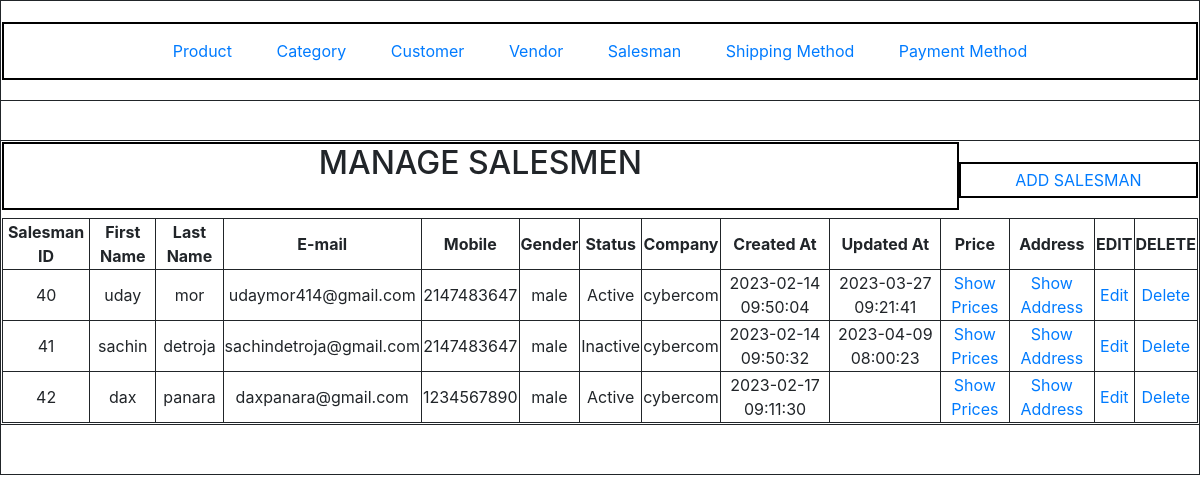
The page /index.php?c=salesman&a=grid on the database its author committed.
### tables this page shows
CREATE TABLE `salesman` (
  `salesman_id` int(11) NOT NULL,
  `first_name` varchar(10) NOT NULL,
  `last_name` varchar(10) NOT NULL,
  `email` varchar(25) NOT NULL,
  `mobile` int(10) NOT NULL,
  `gender` enum('male','female') NOT NULL,
  `status` tinyint(4) NOT NULL,
  `company` varchar(25) NOT NULL,
  `created_at` datetime DEFAULT NULL,
  `updated_at` datetime DEFAULT NULL
);

### Block/Core/Templates.php (called while the page is built, shortened)
<?php
class Block_Core_Templates extends Model_Core_View
{
	protected $children = [];
	public function getChildren()
	{
		return $this->children;
	}
	public function addChild($key,$children)
	{
		$this->children[$key] = $children;
		return $this;
	}
}

### Model/Core/View.php (called while the page is built, shortened)
<?php
class Model_Core_View
{
	protected $template = null;
	public function setTemplate($template)
	{
		$this->template = $template;
		return $this;
	}
	public function getTemplate()
	{
		return $this->template;
	}
	public function render()
	{
		require_once 'View'.DS.$this->getTemplate();
	}
	public function getUrl($action = null,$controller = null,$params=null,$resetParam = false)
	{
		return Ccc::getModel('Core_Url')->getUrl($action,$controller,$params,$resetParam);
	}
}
?>

### Controller/Salesman.php (called while the page is built, shortened)
<?php
class Controller_Salesman extends Controller_Core_Action
{
	public function gridAction()
	{
		try {
			$layout = $this->getLayout();
			$layout->getChild('content')->addChild('grid',$layout->creatBlock('Salesman_Grid'));
			$layout->render();
		} catch (Exception $e) {
			$this->getMessage()->addMessage($e->getMessage(),Model_Core_Message::FAILURE);
		}
	}
}
?>

### index.php (called while the page is built, shortened)
<?php
spl_autoload_register(function ($className) {
	$className = str_replace('_','/',$className).'.php';
});
class Ccc
{
	public static function init()
	{
		$front = new Controller_Core_Front();
		$front->init();
	}
	public static function getModel($className)
	{
		return new $className();
	}
}
Ccc::init();
?>

### Model/Core/Url.php (called while the page is built, shortened)
<?php
class Model_Core_Url
{
	public function getUrl($action=null,$controller=null,$params=null,$resetParam=false)
	{
		$request = new Model_Core_Request();
		$queryStringArray = [];
		if (!$resetParam) {
			$queryStringArray = $request->getParams();
		}
		if($controller){
			$queryStringArray['c'] = $controller;
		}else{
			$queryStringArray['c'] = $request->getControllerName();
		}
		if($action){
			$queryStringArray['a'] = $action;
		}else{
			$queryStringArray['a'] = $request->getActionName();
		}
		if ($params) {
			$queryStringArray = array_merge($queryStringArray,$params);
		}
		$url = $_SERVER['REQUEST_SCHEME'].'://'.$_SERVER['HTTP_HOST'].trim($_SERVER['REQUEST_URI'],$_SERVER['QUERY_STRING']).http_build_query($queryStringArray);
		return $url;
	}
}
?>

### Model/Core/Request.php (called while the page is built, shortened)
<?php
class Model_Core_Request
{
	public function getParams($key = NULL, $value = NULL)
	{
		if ($key == NULL)
		{
			return $_GET;
		}
		if (array_key_exists($key, $_GET))
		{
			return $_GET[$key];
		}
		return $value;
	}
	public function getControllerName()
	{
		return $this->getParams('c','product');
	}
}
?>

### Block/Salesman/Grid.php (called while the page is built, shortened)
<?php
class Block_Salesman_Grid extends Block_Core_Templates
{
	public function prepareData()
	{
		$query = 'SELECT * FROM `salesman`';
		$salesmen = Ccc::getModel('Salesman')->fetchAll($query);
		return $salesmen;
	}
}

### Model/Core/Table.php (called while the page is built, shortened)
<?php
class Model_Core_Table
{
	protected $data = [];
	protected $resource = null;
	protected $collection = null;
	public function __get($key)
	{
		if (array_key_exists($key,$this->data)) {
			return $this->data[$key];
		}
		return null;
	}
	public function setResource($resource)
	{
		$this->resource = $resource;
		return $this;
	}
	public function getResource()
	{
		if ($this->resource) {
			return $this->resource;
		}
		$resource = Ccc::getModel($this->resourceClass);
		return $resource;
	}
	public function setCollection($collection)
	{
		$this->collection = $collection;
		return $this;
	}
	public function getCollection()
	{
		if ($this->collection) {
			return $this->collection;
		}
		$collection = Ccc::getModel($this->collectionClass);
		return $collection;
	}
	public function setData(array $data)
	{
		$this->data = array_merge($this->data,$data);
		return $this;
	}
	public function fetchAll($query)
	{
		$data = $this->getResource()->fetchAll($query);
		$collection = $this->getCollection()->setData($data);
		return $collection;
	}
}
?>

### Model/Core/Table/Resource.php (called while the page is built, shortened)
<?php
class Model_Core_Table_Resource
{
	public function setAdapter(Model_Core_Adapter $adapter)
	{
		return $this;
	}
	public function getAdapter()
	{
		$adapter = new Model_Core_Adapter();
		return $adapter;
	}
	public function fetchAll($query)
	{
		$adapter = $this->getAdapter();
		$results = $adapter->fetchAll($query);
		return $results;
	}
}
?>

### Model/Core/Adapter.php (called while the page is built, shortened)
<?php
class Model_Core_Adapter
{
	public $serverName = 'localhost';
	public $userName = 'root';
	public $passWord = '';
	public $dbName = 'newmvc-udaykumar';
	public function connect()
	{
		$connect = mysqli_connect($this->serverName,$this->userName,$this->passWord,$this->dbName);
		return $connect;
	}
	public function fetchAll($query)
	{
		$connect = $this->connect();
		$result = $connect->query($query);
		return $result->fetch_all(MYSQLI_ASSOC);
	}
}
?>

### Model/Core/Table/Collection.php (called while the page is built, shortened)
<?php
class Model_Core_Table_Collection
{
	public $data = [];
	public function setData($data)
	{
		$this->data = $data;
		return $this;
	}
	public function getData()
	{
		return $this->data;
	}
}

### Model/Salesman/Resource.php (called while the page is built, shortened)
<?php
class Model_Salesman_Resource extends Model_Core_Table_Resource
{
    public function getStatusOptions()
    {
        return [
            self::STATUS_ACTIVE => self::STATUS_ACTIVE_LBL,
            self::STATUS_INACTIVE => self::STATUS_INACTIVE_LBL
        ];
    }
}
?>

### Model/Salesman.php (called while the page is built, shortened)
<?php
class Model_Salesman extends Model_Core_Table
{
    public function getStatusText()
    {
        $statues = $this->getResource()->getStatusOptions();
        if (array_key_exists($this->status,$statues)) {
            return $statues[$this->status];
        }
        return $statues[Model_Salesman_Resource::STATUS_DEFAULT];
    }
}
?>

### View/salesman/grid.phtml (the view)
<?php $salesmen = $this->prepareData();?>
<div class="head_container">
	<h2 class="salesman_heading">MANAGE SALESMEN</h2>
	<a class="add_salesman_link" href=<?php echo $this->getUrl('add',null,null,true); ?>>ADD SALESMAN</a>
</div>
<div class="tabel_container">
	<table>
			<tr>
				<th>Salesman ID</th>
				<th>First Name</th>
				<th>Last Name</th>
				<th>E-mail</th>
				<th>Mobile</th>
				<th>Gender</th>
				<th>Status</th>
				<th>Company</th>
				<th>Created At</th>
				<th>Updated At</th>
				<th>Price</th>
				<th>Address</th>
				<th>EDIT</th>
				<th>DELETE</th>
			</tr>
			<?php if (!$salesmen->getData()) : ?>
			<tr>
				<td>No record Found!!!</td>
			</tr>
			<?php else: ?>
			<?php foreach ($salesmen->getData() as $salesman) : ?>
		<tr>
			<td><?php echo $salesman->salesman_id; ?></td>
			<td><?php echo $salesman->first_name; ?></td>
			<td><?php echo $salesman->last_name; ?></td>
			<td><?php echo $salesman->email; ?></td>
			<td><?php echo $salesman->mobile; ?></td>
			<td><?php echo $salesman->gender; ?></td>
			<td><?php echo $salesman->getStatusText(); ?></td>
            <td><?php echo $salesman->company; ?></td>
			<td><?php echo $salesman->created_at; ?></td>
			<td><?php echo $salesman->updated_at; ?></td>
			<td><a href=<?php echo $this->getUrl('grid','salesman_price',['salesman_id'=>$salesman->salesman_id],true) ?>>Show Prices</a></td>
			<td><a href=<?php echo $this->getUrl('address',null,['salesman_id'=>$salesman->salesman_id],true) ?>>Show Address</a></td>
			<td><a href=<?php echo $this->getUrl('edit',null,['salesman_id'=>$salesman->salesman_id],true) ?>>Edit</a></td>
			<td><a href=<?php echo $this->getUrl('delete',null,['salesman_id'=>$salesman->salesman_id],true) ?>>Delete</a></td>
		</tr>
		<?php endforeach; ?>
			<?php endif; ?>
	</table>
</div>

### View/html/content.phtml
<?php
foreach ($this->getChildren() as $block) {
	$block->render();
}
?>

### skin/css/style.css (style rules this page uses)
table { border: 1px solid; text-align: center; width: 100%; }
th, td { border: 1px solid; text-align: center; }
.head_container { display: flex; flex-direction: row; justify-content: center; }
.tabel_container { display: flex; flex-direction: column; justify-content: center; }
.salesman_heading { width: 80%; border: 2px solid black; text-align: center; }
.add_salesman_link { width: 20%; border: 2px solid black; text-align: center; margin: 20px 0; padding: 4px 0; text-decoration: none; }

### rows shown on the page
salesman: salesman_id "40", first_name "uday", last_name "mor", email "udaymor414@gmail.com", mobile "2147483647", gender "male", status "Active", company "cybercom", created_at "2023-02-14 09:50:04", updated_at "2023-03-27 09:21:41"
salesman: salesman_id "41", first_name "sachin", last_name "detroja", email "sachindetroja@gmail.com", mobile "2147483647", gender "male", status "Inactive", company "cybercom", created_at "2023-02-14 09:50:32", updated_at "2023-04-09 08:00:23"
salesman: salesman_id "42", first_name "dax", last_name "panara", email "daxpanara@gmail.com", mobile "1234567890", gender "male", status "Active", company "cybercom", created_at "2023-02-17 09:11:30"
